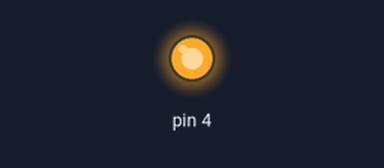
Simulated run of this sketch. Board: Arduino Uno, built with avr-gcc and run on an emulated ATmega328P. Shown: output pins drawn as LEDs (lit = HIGH).

Above: at 0.1 s.
At 1.1 s:
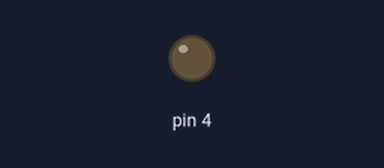
Timing chart, 0 to 2.6 s (numbered marks = the images above):
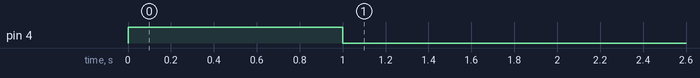

The sketch:

led_noloop_test_gpio4.ino
```cpp
void setup() {
  pinMode(4, OUTPUT);
  digitalWrite(4, HIGH);
  delay(1000);
  digitalWrite(4, LOW);
}

void loop() {
}
```
